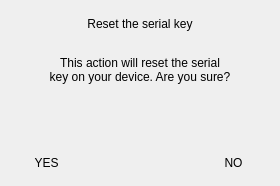
<?xml version="1.0" encoding="UTF-8"?>
<ui version="4.0">
 <class>ResetKeyDialog</class>
 <widget class="QWidget" name="ResetKeyDialog">
  <property name="geometry">
   <rect>
    <x>0</x>
    <y>0</y>
    <width>280</width>
    <height>186</height>
   </rect>
  </property>
  <property name="windowTitle">
   <string>Form</string>
  </property>
  <layout class="QHBoxLayout" name="horizontalLayout">
   <property name="spacing">
    <number>0</number>
   </property>
   <property name="leftMargin">
    <number>0</number>
   </property>
   <property name="topMargin">
    <number>0</number>
   </property>
   <property name="rightMargin">
    <number>0</number>
   </property>
   <property name="bottomMargin">
    <number>0</number>
   </property>
   <item>
    <widget class="KelGuiWidget" name="kelGuiWidget">
     <property name="cssStyle">
      <string>backgroundcolor</string>
     </property>
     <layout class="QVBoxLayout" name="verticalLayout">
      <property name="spacing">
       <number>0</number>
      </property>
      <property name="leftMargin">
       <number>0</number>
      </property>
      <property name="topMargin">
       <number>0</number>
      </property>
      <property name="rightMargin">
       <number>0</number>
      </property>
      <property name="bottomMargin">
       <number>0</number>
      </property>
      <item>
       <widget class="KelGuiLabel" name="lTitle">
        <property name="text">
         <string>Reset the serial key</string>
        </property>
        <property name="alignment">
         <set>Qt::AlignCenter</set>
        </property>
        <property name="cssStyle">
         <string>darkblue lato font20 normal</string>
        </property>
       </widget>
      </item>
      <item>
       <widget class="KelGuiLabel" name="lDescription">
        <property name="text">
         <string>This action will reset the serial
key on your device. Are you sure?</string>
        </property>
        <property name="alignment">
         <set>Qt::AlignCenter</set>
        </property>
        <property name="cssStyle">
         <string>gray font16 lato normal</string>
        </property>
       </widget>
      </item>
      <item>
       <widget class="KelGuiWidget" name="spacer2"/>
      </item>
      <item>
       <layout class="QHBoxLayout" name="horizontalLayout_2">
        <item>
         <widget class="KelGuiLabel" name="btnYes">
          <property name="text">
           <string>YES</string>
          </property>
          <property name="alignment">
           <set>Qt::AlignCenter</set>
          </property>
          <property name="cssStyle">
           <string>darkblue font14 lato normal</string>
          </property>
         </widget>
        </item>
        <item>
         <widget class="KelGuiWidget" name="spacer"/>
        </item>
        <item>
         <widget class="KelGuiLabel" name="btnNo">
          <property name="text">
           <string>NO</string>
          </property>
          <property name="alignment">
           <set>Qt::AlignCenter</set>
          </property>
          <property name="cssStyle">
           <string>darkblue font14 lato normal red</string>
          </property>
         </widget>
        </item>
       </layout>
      </item>
     </layout>
    </widget>
   </item>
  </layout>
 </widget>
 <customwidgets>
  <customwidget>
   <class>KelGuiLabel</class>
   <extends>QLabel</extends>
   <header>kelguilabel.h</header>
  </customwidget>
  <customwidget>
   <class>KelGuiWidget</class>
   <extends>QWidget</extends>
   <header>kelguiwidget.h</header>
   <container>1</container>
  </customwidget>
 </customwidgets>
 <resources/>
 <connections/>
</ui>
